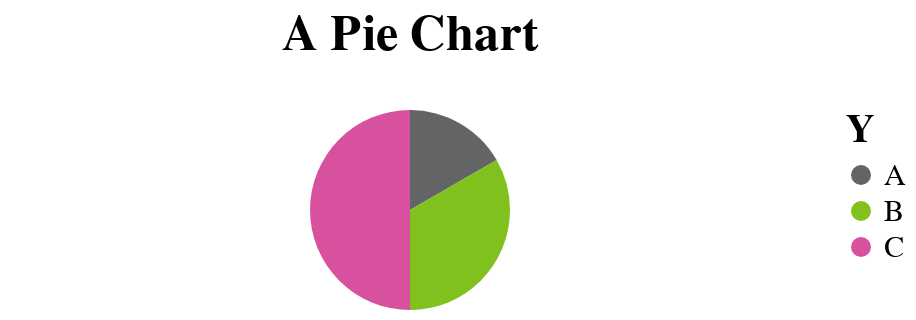

Source (notebook cell):
### Code cell
chart = alt.Chart(df).mark_arc(color=iColor
).encode(
    theta = 'X:Q',     
    color = alt.Color('Y:N', scale=alt.Scale(range=color6))
).properties(title='A Pie Chart', height=100)

configure_layout(chart)

### Figure 1 — Vega-Lite specification as saved in the notebook (floating-point values rounded to 4 significant figures)
{"config": {"view": {"continuousWidth": 400, "continuousHeight": 300, "strokeWidth": 0}, "axis": {"grid": false, "labelFontSize": 15, "titleFontSize": 20}, "legend": {"labelFontSize": 15, "titleFontSize": 20}, "title": {"fontSize": 25, "offset": 25}}, "data": {"name": "data-41204eb621ae975685516319983627f1"}, "mark": {"type": "arc", "color": "#80C11E"}, "encoding": {"color": {"field": "Y", "scale": {"range": ["#636466", "#80C11E", "#D8519E", "#E37A45", "#773B9A", "#E6CB03"]}, "type": "nominal"}, "theta": {"field": "X", "type": "quantitative"}}, "height": 100, "title": "A Pie Chart", "$schema": "https://vega.github.io/schema/vega-lite/v4.17.0.json", "datasets": {"data-41204eb621ae975685516319983627f1": [{"X": 1, "Y": "A"}, {"X": 2, "Y": "B"}, {"X": 3, "Y": "C"}]}}
